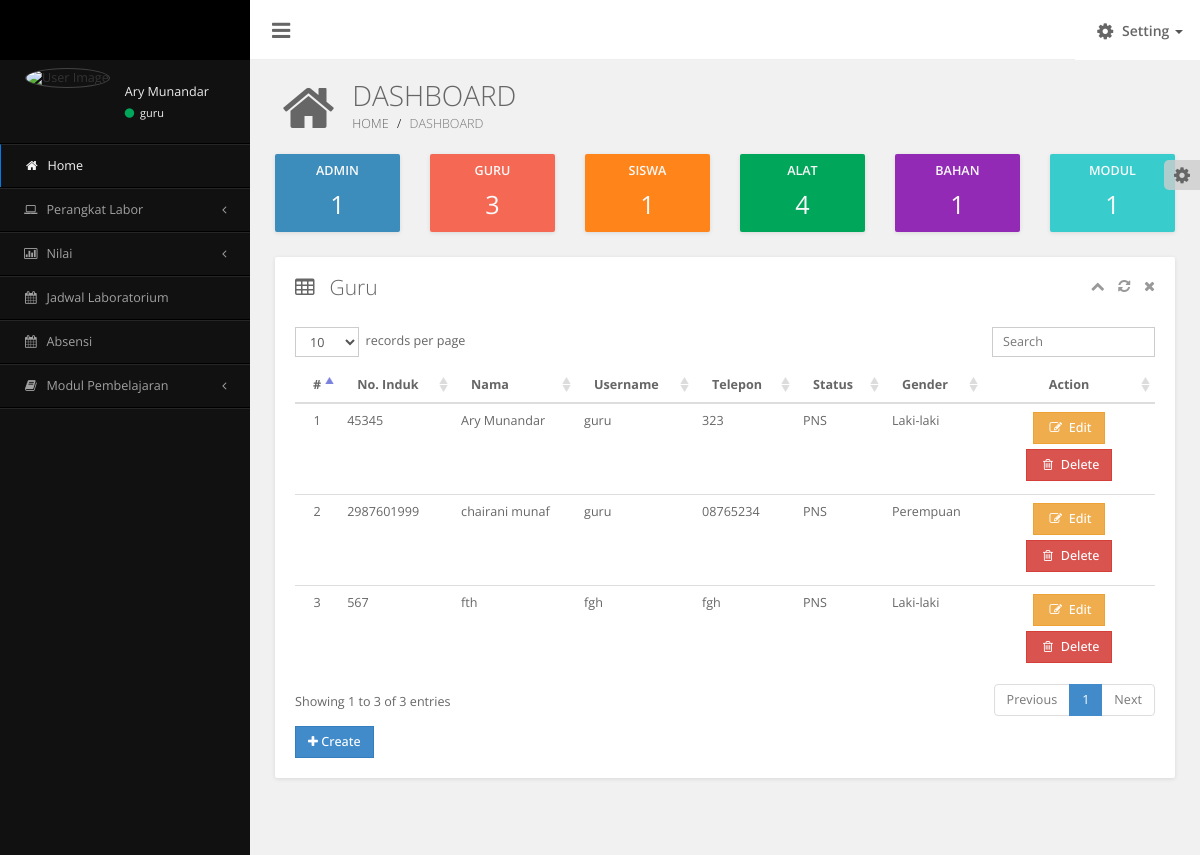
The page /dashboard/index.php?users=guru (signed in) on the database its author committed.
### tables this page shows
CREATE TABLE IF NOT EXISTS `users` (
  `id` int(11) NOT NULL AUTO_INCREMENT,
  `nomor_induk` varchar(30) DEFAULT NULL,
  `name` varchar(50) DEFAULT NULL,
  `username` varchar(30) DEFAULT NULL,
  `password` varchar(32) DEFAULT NULL,
  `telp` varchar(16) DEFAULT NULL,
  `alamat` text,
  `status` varchar(25) DEFAULT NULL,
  `gender` varchar(25) DEFAULT NULL,
  `foto` varchar(250) DEFAULT NULL,
  `kelas_id` int(11) DEFAULT NULL,
  `access` varchar(30) DEFAULT NULL,
  PRIMARY KEY (`id`),
  KEY `kelas_id` (`kelas_id`),
  KEY `kelas_id_2` (`kelas_id`)
);

### dashboard/table/guru.php (the view)
<div class="row">
	<div class="col-md-12">
		<div class="grid no-border">
			<div class="grid-header">
				<i class="fa fa-table"></i>
				<span class="grid-title">Guru</span>
				<div class="pull-right grid-tools">
					<a data-widget="collapse" title="Collapse"><i class="fa fa-chevron-up"></i></a>
					<a data-widget="reload" title="Reload"><i class="fa fa-refresh"></i></a>
					<a data-widget="remove" title="Remove"><i class="fa fa-times"></i></a>
				</div>
			</div>
			<div class="grid-body">
				<table id="dataTables1" class="table table-hover display" cellspacing="0" width="100%">
					<thead>
						<tr>
							<th width="3%" align="center">#</th>
							<th>No. Induk</th>
							<th>Nama</th>
							<th>Username</th>
							<th>Telepon</th>
							<th>Status</th>
							<th>Gender</th>
							<th width="20%"><center>Action</center></th>
						</tr>
					</thead>
					<tbody>
						<?php
							$no 		=	1;
							$guru 		=	mysql_query("SELECT * FROM users WHERE access='guru'");
							while ($data=mysql_fetch_array($guru)) {
						?>
						<tr>
							<td><center><?php echo $no; ?></center></td>
							<td><?php echo $data['nomor_induk']; ?></td>
							<td><?php echo $data['name']; ?></td>
							<td><?php echo $data['username']; ?></td>
							<td><?php echo $data['telp']; ?></td>
							<td><?php echo $data['status']; ?></td>
							<td><?php echo $data['gender']; ?></td>
							<td>
								<center>
									<a href="?guru-edit=<?php echo $data['id']; ?>" class="btn btn-warning"><span class="fa fa-edit"></span> Edit</a>
									<a href="?guru-delete=<?php echo $data['id']; ?>" class="btn btn-danger"><span class="fa fa-trash-o"></span> Delete</a>
								</center>
							</td>
						</tr>
						<?php
							$no++;
							}
						?>
					</tbody>
				</table>
				<a href="?users=guru-create" class="btn btn-primary"><span class="fa fa-plus"></span> Create</a>
			</div>
		</div>
	</div>
</div>

### dashboard/assets/css/main.css (style rules this page uses)
html, body { overflow-x: hidden !important; font-family: 'Open Sans', sans-serif; min-height: 100%; background: #f1f1f1; }
a { color: #428bca; }
.no-border { border: 0px !important; }
.btn { font-weight: 500; font-size: 1em; border-radius: 0; margin-bottom: 5px; }
.grid { position: relative; width: 100%; background: #fff; color: #666666; border-radius: 2px; margin-bottom: 25px; box-shadow: 0px 1px 4px rgba(0, 0, 0, 0.1); }
.grid .grid-header { position: relative; border-bottom: 1px solid #ddd; padding: 15px 10px 10px 20px; }
.grid .grid-header:before, .grid .grid-header:after { display: table; content: " "; }
.grid .grid-header:after { clear: both; }
.grid .grid-header span, .grid .grid-header > .fa { display: inline-block; margin: 0; font-weight: 300; font-size: 1.5em; float: left; }
.grid .grid-header span { padding: 0 5px; }
.grid .grid-header > .fa { padding: 5px 10px 0 0; }
.grid .grid-header > .grid-tools { padding: 4px 10px; }
.grid .grid-header > .grid-tools a { color: #999999; padding-left: 10px; cursor: pointer; }
.grid .grid-body { padding: 15px 20px 15px 20px; font-size: 0.9em; line-height: 1.9em; }
.grid.no-border > .grid-header { border-bottom: 0px !important; }
.table .fa { width: 1.5em; text-align: center; }

### rows shown on the page
users: nomor_induk "45345", name "Ary Munandar", username "guru", telp "323", status "PNS", gender "Laki-laki"
users: nomor_induk "2987601999", name "chairani munaf", username "guru", telp "08765234", status "PNS", gender "Perempuan"
users: nomor_induk "567", name "fth", username "fgh", telp "fgh", status "PNS", gender "Laki-laki"

### other values the page prints
$_SESSION['name'] "Ary Munandar"
$_SESSION['username'] "guru"
$data['total'] "1"
$data['total'] "3"
$data['total'] "4"
